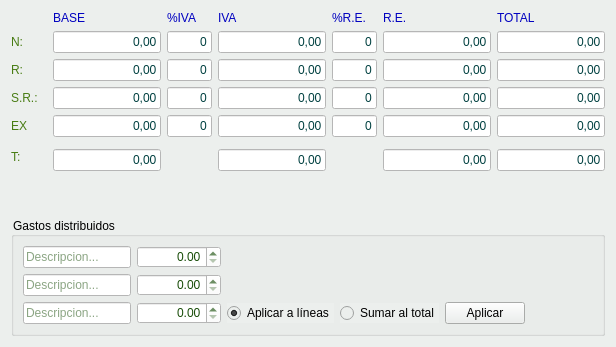
     <widget class="QWidget" name="tab_7">
      <property name="styleSheet">
       <string notr="true">background-color: #ecefed;</string>
      </property>
      <attribute name="title">
       <string>Desglose</string>
      </attribute>
      <layout class="QGridLayout" name="gridLayout_10">
       <item row="0" column="0">
        <layout class="QGridLayout" name="gridLayout_3">
         <item row="0" column="5">
          <widget class="QLabel" name="label_58">
           <property name="styleSheet">
            <string notr="true">color: rgb(0, 0, 192);</string>
           </property>
           <property name="text">
            <string>R.E.</string>
           </property>
          </widget>
         </item>
         <item row="1" column="1">
          <widget class="QLineEdit" name="txtbase1">
           <property name="enabled">
            <bool>false</bool>
           </property>
           <property name="styleSheet">
            <string notr="true">background-color: rgb(255, 255, 255);
color: rgb(0, 64, 64);</string>
           </property>
           <property name="text">
            <string>0,00</string>
           </property>
           <property name="alignment">
            <set>Qt::AlignRight|Qt::AlignTrailing|Qt::AlignVCenter</set>
           </property>
           <property name="readOnly">
            <bool>true</bool>
           </property>
          </widget>
         </item>
         <item row="2" column="2">
          <widget class="QLineEdit" name="txtporc_iva2">
           <property name="enabled">
            <bool>false</bool>
           </property>
           <property name="maximumSize">
            <size>
             <width>45</width>
             <height>16777215</height>
            </size>
           </property>
           <property name="styleSheet">
            <string notr="true">background-color: rgb(255, 255, 255);
color: rgb(0, 64, 64);</string>
           </property>
           <property name="text">
            <string>0</string>
           </property>
           <property name="alignment">
            <set>Qt::AlignRight|Qt::AlignTrailing|Qt::AlignVCenter</set>
           </property>
           <property name="readOnly">
            <bool>true</bool>
           </property>
          </widget>
         </item>
         <item row="3" column="3">
          <widget class="QLineEdit" name="txtiva3">
           <property name="enabled">
            <bool>false</bool>
           </property>
           <property name="styleSheet">
            <string notr="true">background-color: rgb(255, 255, 255);
color: rgb(0, 64, 64);</string>
           </property>
           <property name="text">
            <string>0,00</string>
           </property>
           <property name="alignment">
            <set>Qt::AlignRight|Qt::AlignTrailing|Qt::AlignVCenter</set>
           </property>
           <property name="readOnly">
            <bool>true</bool>
           </property>
          </widget>
         </item>
         <item row="2" column="0">
          <widget class="QLabel" name="label_25">
           <property name="maximumSize">
            <size>
             <width>17</width>
             <height>16777215</height>
            </size>
           </property>
           <property name="styleSheet">
            <string notr="true">color: rgb(72, 124, 19);</string>
           </property>
           <property name="text">
            <string>R:</string>
           </property>
          </widget>
         </item>
         <item row="3" column="4">
          <widget class="QLineEdit" name="txtporc_rec3">
           <property name="enabled">
            <bool>false</bool>
           </property>
           <property name="maximumSize">
            <size>
             <width>45</width>
             <height>16777215</height>
            </size>
           </property>
           <property name="styleSheet">
            <string notr="true">background-color: rgb(255, 255, 255);
color: rgb(0, 64, 64);</string>
           </property>
           <property name="text">
            <string>0</string>
           </property>
           <property name="alignment">
            <set>Qt::AlignRight|Qt::AlignTrailing|Qt::AlignVCenter</set>
           </property>
           <property name="readOnly">
            <bool>true</bool>
           </property>
          </widget>
         </item>
         <item row="1" column="0">
          <widget class="QLabel" name="label_2">
           <property name="maximumSize">
            <size>
             <width>17</width>
             <height>16777215</height>
            </size>
           </property>
           <property name="styleSheet">
            <string notr="true">color: rgb(72, 124, 19);</string>
           </property>
           <property name="text">
            <string>N:</string>
           </property>
          </widget>
         </item>
         <item row="0" column="3">
          <widget class="QLabel" name="label_56">
           <property name="styleSheet">
            <string notr="true">color: rgb(0, 0, 192);</string>
           </property>
           <property name="text">
            <string>IVA</string>
           </property>
          </widget>
         </item>
         <item row="6" column="6">
          <widget class="QLineEdit" name="txttotal_2">
           <property name="enabled">
            <bool>false</bool>
           </property>
           <property name="styleSheet">
            <string notr="true">background-color: rgb(255, 255, 255);
color: rgb(0, 64, 64);</string>
           </property>
           <property name="text">
            <string>0,00</string>
           </property>
           <property name="alignment">
            <set>Qt::AlignRight|Qt::AlignTrailing|Qt::AlignVCenter</set>
           </property>
           <property name="readOnly">
            <bool>true</bool>
           </property>
          </widget>
         </item>
         <item row="1" column="3">
          <widget class="QLineEdit" name="txtiva1">
           <property name="enabled">
            <bool>false</bool>
           </property>
           <property name="styleSheet">
            <string notr="true">background-color: rgb(255, 255, 255);
color: rgb(0, 64, 64);</string>
           </property>
           <property name="text">
            <string>0,00</string>
           </property>
           <property name="alignment">
            <set>Qt::AlignRight|Qt::AlignTrailing|Qt::AlignVCenter</set>
           </property>
           <property name="readOnly">
            <bool>true</bool>
           </property>
          </widget>
         </item>
         <item row="4" column="0">
          <widget class="QLabel" name="label_27">
           <property name="maximumSize">
            <size>
             <width>17</width>
             <height>16777215</height>
            </size>
           </property>
           <property name="styleSheet">
            <string notr="true">color: rgb(72, 124, 19);</string>
           </property>
           <property name="text">
            <string>EX.:</string>
           </property>
          </widget>
         </item>
         <item row="6" column="3">
          <widget class="QLineEdit" name="txttotal_iva_2">
           <property name="enabled">
            <bool>false</bool>
           </property>
           <property name="styleSheet">
            <string notr="true">background-color: rgb(255, 255, 255);
color: rgb(0, 64, 64);</string>
           </property>
           <property name="text">
            <string>0,00</string>
           </property>
           <property name="alignment">
            <set>Qt::AlignRight|Qt::AlignTrailing|Qt::AlignVCenter</set>
           </property>
           <property name="readOnly">
            <bool>true</bool>
           </property>
          </widget>
         </item>
         <item row="2" column="5">
          <widget class="QLineEdit" name="txtrec2">
           <property name="enabled">
            <bool>false</bool>
           </property>
           <property name="styleSheet">
            <string notr="true">background-color: rgb(255, 255, 255);
color: rgb(0, 64, 64);</string>
           </property>
           <property name="text">
            <string>0,00</string>
           </property>
           <property name="alignment">
            <set>Qt::AlignRight|Qt::AlignTrailing|Qt::AlignVCenter</set>
           </property>
           <property name="readOnly">
            <bool>true</bool>
           </property>
          </widget>
         </item>
         <item row="6" column="1">
          <widget class="QLineEdit" name="txtbase_total_2">
           <property name="enabled">
            <bool>false</bool>
           </property>
           <property name="styleSheet">
            <string notr="true">background-color: rgb(255, 255, 255);
color: rgb(0, 64, 64);</string>
           </property>
           <property name="text">
            <string>0,00</string>
           </property>
           <property name="alignment">
            <set>Qt::AlignRight|Qt::AlignTrailing|Qt::AlignVCenter</set>
           </property>
           <property name="readOnly">
            <bool>true</bool>
           </property>
          </widget>
         </item>
         <item row="2" column="6">
          <widget class="QLineEdit" name="txttotal2">
           <property name="enabled">
            <bool>false</bool>
           </property>
           <property name="styleSheet">
            <string notr="true">background-color: rgb(255, 255, 255);
color: rgb(0, 64, 64);</string>
           </property>
           <property name="text">
            <string>0,00</string>
           </property>
           <property name="alignment">
            <set>Qt::AlignRight|Qt::AlignTrailing|Qt::AlignVCenter</set>
           </property>
           <property name="readOnly">
            <bool>true</bool>
           </property>
          </widget>
         </item>
         <item row="5" column="0" rowspan="2">
          <widget class="QLabel" name="label_29">
           <property name="maximumSize">
            <size>
             <width>17</width>
             <height>16777215</height>
            </size>
           </property>
           <property name="styleSheet">
            <string notr="true">color: rgb(72, 124, 19);</string>
           </property>
           <property name="text">
            <string>T:</string>
           </property>
          </widget>
         </item>
         <item row="3" column="1">
          <widget class="QLineEdit" name="txtbase3">
           <property name="enabled">
            <bool>false</bool>
           </property>
           <property name="styleSheet">
            <string notr="true">background-color: rgb(255, 255, 255);
color: rgb(0, 64, 64);</string>
           </property>
           <property name="text">
            <string>0,00</string>
           </property>
           <property name="alignment">
            <set>Qt::AlignRight|Qt::AlignTrailing|Qt::AlignVCenter</set>
           </property>
           <property name="readOnly">
            <bool>true</bool>
           </property>
          </widget>
         </item>
         <item row="0" column="2">
          <widget class="QLabel" name="label_55">
           <property name="styleSheet">
            <string notr="true">color: rgb(0, 0, 192);</string>
           </property>
           <property name="text">
            <string>%IVA</string>
           </property>
          </widget>
         </item>
         <item row="4" column="3">
          <widget class="QLineEdit" name="txtiva4">
           <property name="enabled">
            <bool>false</bool>
           </property>
           <property name="styleSheet">
            <string notr="true">background-color: rgb(255, 255, 255);
color: rgb(0, 64, 64);</string>
           </property>
           <property name="text">
            <string>0,00</string>
           </property>
           <property name="alignment">
            <set>Qt::AlignRight|Qt::AlignTrailing|Qt::AlignVCenter</set>
           </property>
           <property name="readOnly">
            <bool>true</bool>
           </property>
          </widget>
         </item>
         <item row="3" column="6">
          <widget class="QLineEdit" name="txttotal3">
           <property name="enabled">
            <bool>false</bool>
           </property>
           <property name="styleSheet">
            <string notr="true">background-color: rgb(255, 255, 255);
color: rgb(0, 64, 64);</string>
           </property>
           <property name="text">
            <string>0,00</string>
           </property>
           <property name="alignment">
            <set>Qt::AlignRight|Qt::AlignTrailing|Qt::AlignVCenter</set>
           </property>
           <property name="readOnly">
            <bool>true</bool>
           </property>
          </widget>
         </item>
         <item row="4" column="5">
          <widget class="QLineEdit" name="txtrec4">
           <property name="enabled">
            <bool>false</bool>
           </property>
           <property name="styleSheet">
            <string notr="true">background-color: rgb(255, 255, 255);
color: rgb(0, 64, 64);</string>
           </property>
           <property name="text">
            <string>0,00</string>
           </property>
           <property name="alignment">
            <set>Qt::AlignRight|Qt::AlignTrailing|Qt::AlignVCenter</set>
           </property>
           <property name="readOnly">
            <bool>true</bool>
           </property>
          </widget>
         </item>
         <item row="4" column="2">
          <widget class="QLineEdit" name="txtporc_iva4">
           <property name="enabled">
            <bool>false</bool>
           </property>
           <property name="maximumSize">
            <size>
             <width>45</width>
             <height>16777215</height>
            </size>
           </property>
           <property name="styleSheet">
            <string notr="true">background-color: rgb(255, 255, 255);
color: rgb(0, 64, 64);</string>
           </property>
           <property name="text">
            <string>0</string>
           </property>
           <property name="alignment">
            <set>Qt::AlignRight|Qt::AlignTrailing|Qt::AlignVCenter</set>
           </property>
           <property name="readOnly">
            <bool>true</bool>
           </property>
          </widget>
         </item>
         <item row="1" column="5">
          <widget class="QLineEdit" name="txtrec1">
           <property name="enabled">
            <bool>false</bool>
           </property>
           <property name="styleSheet">
            <string notr="true">background-color: rgb(255, 255, 255);
color: rgb(0, 64, 64);</string>
           </property>
           <property name="text">
            <string>0,00</string>
           </property>
           <property name="alignment">
            <set>Qt::AlignRight|Qt::AlignTrailing|Qt::AlignVCenter</set>
           </property>
           <property name="readOnly">
            <bool>true</bool>
           </property>
          </widget>
         </item>
         <item row="1" column="6">
          <widget class="QLineEdit" name="txttotal1">
           <property name="enabled">
            <bool>false</bool>
           </property>
           <property name="styleSheet">
            <string notr="true">background-color: rgb(255, 255, 255);
color: rgb(0, 64, 64);</string>
           </property>
           <property name="text">
            <string>0,00</string>
           </property>
           <property name="alignment">
            <set>Qt::AlignRight|Qt::AlignTrailing|Qt::AlignVCenter</set>
           </property>
           <property name="readOnly">
            <bool>true</bool>
           </property>
          </widget>
         </item>
         <item row="0" column="1">
          <widget class="QLabel" name="label_28">
           <property name="styleSheet">
            <string notr="true">color: rgb(0, 0, 192);</string>
           </property>
           <property name="text">
            <string>BASE</string>
           </property>
          </widget>
         </item>
         <item row="2" column="1">
          <widget class="QLineEdit" name="txtbase2">
           <property name="enabled">
            <bool>false</bool>
           </property>
           <property name="styleSheet">
            <string notr="true">background-color: rgb(255, 255, 255);
color: rgb(0, 64, 64);</string>
           </property>
           <property name="text">
            <string>0,00</string>
           </property>
           <property name="alignment">
            <set>Qt::AlignRight|Qt::AlignTrailing|Qt::AlignVCenter</set>
           </property>
           <property name="readOnly">
            <bool>true</bool>
           </property>
          </widget>
         </item>
         <item row="2" column="4">
          <widget class="QLineEdit" name="txtporc_rec2">
           <property name="enabled">
            <bool>false</bool>
           </property>
           <property name="maximumSize">
            <size>
             <width>45</width>
             <height>16777215</height>
            </size>
           </property>
           <property name="styleSheet">
            <string notr="true">background-color: rgb(255, 255, 255);
color: rgb(0, 64, 64);</string>
           </property>
           <property name="text">
            <string>0</string>
           </property>
           <property name="alignment">
            <set>Qt::AlignRight|Qt::AlignTrailing|Qt::AlignVCenter</set>
           </property>
           <property name="readOnly">
            <bool>true</bool>
           </property>
          </widget>
         </item>
         <item row="4" column="6">
          <widget class="QLineEdit" name="txttotal4">
           <property name="enabled">
            <bool>false</bool>
           </property>
           <property name="styleSheet">
            <string notr="true">background-color: rgb(255, 255, 255);
color: rgb(0, 64, 64);</string>
           </property>
           <property name="text">
            <string>0,00</string>
           </property>
           <property name="alignment">
            <set>Qt::AlignRight|Qt::AlignTrailing|Qt::AlignVCenter</set>
           </property>
           <property name="readOnly">
            <bool>true</bool>
           </property>
          </widget>
         </item>
         <item row="4" column="1">
          <widget class="QLineEdit" name="txtbase4">
           <property name="enabled">
            <bool>false</bool>
           </property>
           <property name="styleSheet">
            <string notr="true">background-color: rgb(255, 255, 255);
color: rgb(0, 64, 64);</string>
           </property>
           <property name="text">
            <string>0,00</string>
           </property>
           <property name="alignment">
            <set>Qt::AlignRight|Qt::AlignTrailing|Qt::AlignVCenter</set>
           </property>
           <property name="readOnly">
            <bool>true</bool>
           </property>
          </widget>
         </item>
         <item row="2" column="3">
          <widget class="QLineEdit" name="txtiva2">
           <property name="enabled">
            <bool>false</bool>
           </property>
           <property name="styleSheet">
            <string notr="true">background-color: rgb(255, 255, 255);
color: rgb(0, 64, 64);</string>
           </property>
           <property name="text">
            <string>0,00</string>
           </property>
           <property name="alignment">
            <set>Qt::AlignRight|Qt::AlignTrailing|Qt::AlignVCenter</set>
           </property>
           <property name="readOnly">
            <bool>true</bool>
           </property>
          </widget>
         </item>
         <item row="4" column="4">
          <widget class="QLineEdit" name="txtporc_rec4">
           <property name="enabled">
            <bool>false</bool>
           </property>
           <property name="maximumSize">
            <size>
             <width>45</width>
             <height>16777215</height>
            </size>
           </property>
           <property name="styleSheet">
            <string notr="true">background-color: rgb(255, 255, 255);
color: rgb(0, 64, 64);</string>
           </property>
           <property name="text">
            <string>0</string>
           </property>
           <property name="alignment">
            <set>Qt::AlignRight|Qt::AlignTrailing|Qt::AlignVCenter</set>
           </property>
           <property name="readOnly">
            <bool>true</bool>
           </property>
          </widget>
         </item>
         <item row="3" column="5">
          <widget class="QLineEdit" name="txtrec3">
           <property name="enabled">
            <bool>false</bool>
           </property>
           <property name="styleSheet">
            <string notr="true">background-color: rgb(255, 255, 255);
color: rgb(0, 64, 64);</string>
           </property>
           <property name="text">
            <string>0,00</string>
           </property>
           <property name="alignment">
            <set>Qt::AlignRight|Qt::AlignTrailing|Qt::AlignVCenter</set>
           </property>
           <property name="readOnly">
            <bool>true</bool>
           </property>
          </widget>
         </item>
         <item row="1" column="2">
          <widget class="QLineEdit" name="txtporc_iva1">
           <property name="enabled">
            <bool>false</bool>
           </property>
           <property name="maximumSize">
            <size>
             <width>45</width>
             <height>16777215</height>
            </size>
           </property>
           <property name="styleSheet">
            <string notr="true">background-color: rgb(255, 255, 255);
color: rgb(0, 64, 64);</string>
           </property>
           <property name="text">
            <string>0</string>
           </property>
           <property name="alignment">
            <set>Qt::AlignRight|Qt::AlignTrailing|Qt::AlignVCenter</set>
           </property>
           <property name="readOnly">
            <bool>true</bool>
           </property>
          </widget>
         </item>
         <item row="0" column="6">
          <widget class="QLabel" name="label_59">
           <property name="styleSheet">
            <string notr="true">color: rgb(0, 0, 192);</string>
           </property>
           <property name="text">
            <string>TOTAL</string>
           </property>
          </widget>
         </item>
         <item row="6" column="5">
          <widget class="QLineEdit" name="txttotal_recargo_2">
           <property name="enabled">
            <bool>false</bool>
           </property>
           <property name="styleSheet">
            <string notr="true">background-color: rgb(255, 255, 255);
color: rgb(0, 64, 64);</string>
           </property>
           <property name="text">
            <string>0,00</string>
           </property>
           <property name="alignment">
            <set>Qt::AlignRight|Qt::AlignTrailing|Qt::AlignVCenter</set>
           </property>
           <property name="readOnly">
            <bool>true</bool>
           </property>
          </widget>
         </item>
         <item row="0" column="4">
          <widget class="QLabel" name="label_57">
           <property name="styleSheet">
            <string notr="true">color: rgb(0, 0, 192);</string>
           </property>
           <property name="text">
            <string>%R.E.</string>
           </property>
          </widget>
         </item>
         <item row="3" column="0">
          <widget class="QLabel" name="label_26">
           <property name="minimumSize">
            <size>
             <width>36</width>
             <height>0</height>
            </size>
           </property>
           <property name="maximumSize">
            <size>
             <width>17</width>
             <height>16777215</height>
            </size>
           </property>
           <property name="styleSheet">
            <string notr="true">color: rgb(72, 124, 19);</string>
           </property>
           <property name="text">
            <string>S.R.:</string>
           </property>
          </widget>
         </item>
         <item row="1" column="4">
          <widget class="QLineEdit" name="txtporc_rec1">
           <property name="enabled">
            <bool>false</bool>
           </property>
           <property name="maximumSize">
            <size>
             <width>45</width>
             <height>16777215</height>
            </size>
           </property>
           <property name="styleSheet">
            <string notr="true">background-color: rgb(255, 255, 255);
color: rgb(0, 64, 64);</string>
           </property>
           <property name="text">
            <string>0</string>
           </property>
           <property name="alignment">
            <set>Qt::AlignRight|Qt::AlignTrailing|Qt::AlignVCenter</set>
           </property>
           <property name="readOnly">
            <bool>true</bool>
           </property>
          </widget>
         </item>
         <item row="3" column="2">
          <widget class="QLineEdit" name="txtporc_iva3">
           <property name="enabled">
            <bool>false</bool>
           </property>
           <property name="maximumSize">
            <size>
             <width>45</width>
             <height>16777215</height>
            </size>
           </property>
           <property name="styleSheet">
            <string notr="true">background-color: rgb(255, 255, 255);
color: rgb(0, 64, 64);</string>
           </property>
           <property name="text">
            <string>0</string>
           </property>
           <property name="alignment">
            <set>Qt::AlignRight|Qt::AlignTrailing|Qt::AlignVCenter</set>
           </property>
           <property name="readOnly">
            <bool>true</bool>
           </property>
          </widget>
         </item>
         <item row="5" column="2" rowspan="2">
          <spacer name="verticalSpacer_4">
           <property name="orientation">
            <enum>Qt::Vertical</enum>
           </property>
           <property name="sizeHint" stdset="0">
            <size>
             <width>20</width>
             <height>23</height>
            </size>
           </property>
          </spacer>
         </item>
         <item row="5" column="4" rowspan="2">
          <spacer name="verticalSpacer_5">
           <property name="orientation">
            <enum>Qt::Vertical</enum>
           </property>
           <property name="sizeHint" stdset="0">
            <size>
             <width>20</width>
             <height>23</height>
            </size>
           </property>
          </spacer>
         </item>
        </layout>
       </item>
       <item row="1" column="0">
        <spacer name="verticalSpacer">
         <property name="orientation">
          <enum>Qt::Vertical</enum>
         </property>
         <property name="sizeHint" stdset="0">
          <size>
           <width>20</width>
           <height>40</height>
          </size>
         </property>
        </spacer>
       </item>
       <item row="2" column="0">
        <widget class="QGroupBox" name="groupBox">
         <property name="title">
          <string>Gastos distribuidos</string>
         </property>
         <layout class="QGridLayout" name="gridLayout_4">
          <item row="1" column="1">
           <widget class="QDoubleSpinBox" name="SpinGastoDist2">
            <property name="styleSheet">
             <string notr="true">background-color: rgb(255, 255, 255);
color: rgb(23, 76, 7);</string>
            </property>
            <property name="alignment">
             <set>Qt::AlignRight|Qt::AlignTrailing|Qt::AlignVCenter</set>
            </property>
            <property name="maximum">
             <double>999999999.000000000000000</double>
            </property>
           </widget>
          </item>
          <item row="2" column="2">
           <widget class="QRadioButton" name="GastoDist_toLineas">
            <property name="text">
             <string>Aplicar a líneas</string>
            </property>
            <property name="checked">
             <bool>true</bool>
            </property>
           </widget>
          </item>
          <item row="2" column="1">
           <widget class="QDoubleSpinBox" name="SpinGastoDist3">
            <property name="styleSheet">
             <string notr="true">background-color: rgb(255, 255, 255);
color: rgb(23, 76, 7);</string>
            </property>
            <property name="alignment">
             <set>Qt::AlignRight|Qt::AlignTrailing|Qt::AlignVCenter</set>
            </property>
            <property name="maximum">
             <double>999999999.000000000000000</double>
            </property>
           </widget>
          </item>
          <item row="0" column="0">
           <widget class="QLineEdit" name="txtGastoDist1">
            <property name="styleSheet">
             <string notr="true">background-color: rgb(255, 255, 255);
color: rgb(23, 76, 7);</string>
            </property>
            <property name="placeholderText">
             <string>Descripcion...</string>
            </property>
           </widget>
          </item>
          <item row="2" column="0">
           <widget class="QLineEdit" name="txtGastoDist3">
            <property name="styleSheet">
             <string notr="true">background-color: rgb(255, 255, 255);
color: rgb(23, 76, 7);</string>
            </property>
            <property name="placeholderText">
             <string>Descripcion...</string>
            </property>
           </widget>
          </item>
          <item row="2" column="4">
           <widget class="QPushButton" name="btn_AplyGastoDist">
            <property name="text">
             <string>Aplicar</string>
            </property>
           </widget>
          </item>
          <item row="2" column="3">
           <widget class="QRadioButton" name="GastoDist_toTotal">
            <property name="text">
             <string>Sumar al total</string>
            </property>
           </widget>
          </item>
          <item row="0" column="1">
           <widget class="QDoubleSpinBox" name="SpinGastoDist1">
            <property name="styleSheet">
             <string notr="true">background-color: rgb(255, 255, 255);
color: rgb(23, 76, 7);</string>
            </property>
            <property name="alignment">
             <set>Qt::AlignRight|Qt::AlignTrailing|Qt::AlignVCenter</set>
            </property>
            <property name="maximum">
             <double>999999999.000000000000000</double>
            </property>
           </widget>
          </item>
          <item row="1" column="0">
           <widget class="QLineEdit" name="txtGastoDist2">
            <property name="styleSheet">
             <string notr="true">background-color: rgb(255, 255, 255);
color: rgb(23, 76, 7);</string>
            </property>
            <property name="placeholderText">
             <string>Descripcion...</string>
            </property>
           </widget>
          </item>
          <item row="2" column="5">
           <spacer name="horizontalSpacer_8">
            <property name="orientation">
             <enum>Qt::Horizontal</enum>
            </property>
            <property name="sizeHint" stdset="0">
             <size>
              <width>40</width>
              <height>20</height>
             </size>
            </property>
           </spacer>
          </item>
         </layout>
        </widget>
       </item>
      </layout>
     </widget>
